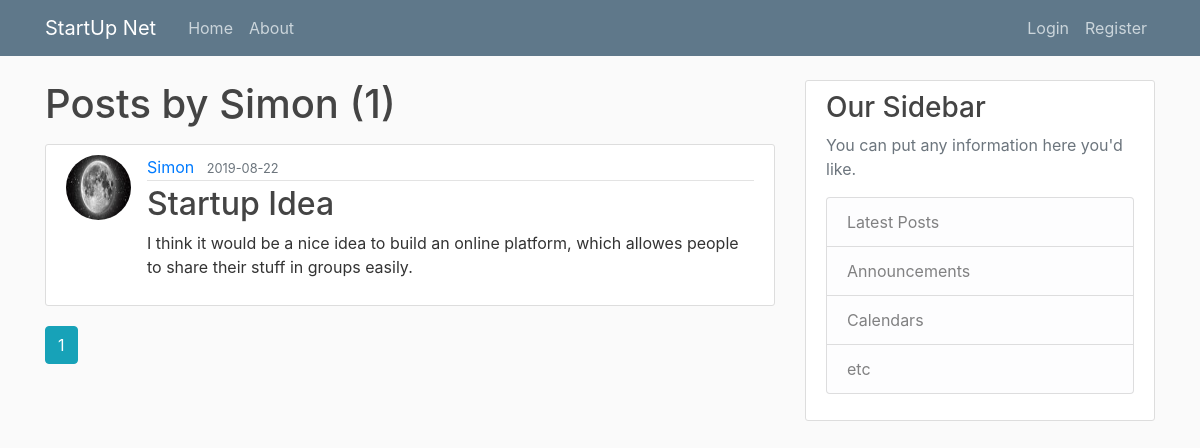
/user/Simon, run on the app's committed database.
### startupnet/models.py (models this page shows, shortened)
class User(db.Model, UserMixin):
	id = db.Column(db.Integer, primary_key=True)
	username = db.Column(db.String(20), unique=True, nullable=False)
	email = db.Column(db.String(120), unique=True, nullable=False)
	image_file = db.Column(db.String(20), nullable=False, default='default.jpg')
	password = db.Column(db.String(60), nullable=False)
	posts = db.relationship("Post", backref='author', lazy=True)

class Founder(User):
	about = db.Column(db.String(500))
	skills = db.Column(db.String(500))

class Post(db.Model):
	id = db.Column(db.Integer, primary_key=True)
	title = db.Column(db.String(100), nullable=False)
	date_posted = db.Column(db.DateTime, nullable=False, default=datetime.utcnow)
	content = db.Column(db.Text, nullable=False)
	user_id = db.Column(db.Integer, db.ForeignKey("user.id"), nullable =False)

### startupnet/routes.py (the view)
@app.route("/user/<string:username>")
def user_posts(username):
	page = request.args.get("page", 1, type=int)
	user = User.query.filter_by(username=username).first_or_404()
	posts = Post.query.filter_by(author=user).order_by(Post.date_posted.desc()).paginate(page=page, per_page=10)
	return render_template("user_posts.html", user=user, posts=posts)

### startupnet/templates/user_posts.html
{% extends "layout.html" %}
{% block content %}
<h1 class="mb-3">Posts by {{ user.username }} ({{ posts.total }})</h1>
    {% for post in posts.items %}
        <article class="media content-section">
          <img class="rounded-circle article-img" src="{{ url_for('static', filename='profile_pics/' + post.author.image_file) }}">
          <div class="media-body">
            <div class="article-metadata">
              <a class="mr-2" href="{{ url_for('user_posts', username=post.author.username) }}">{{ post.author.username }}</a>
              <small class="text-muted">{{ post.date_posted.strftime('%Y-%m-%d') }}</small>
            </div>
            <h2><a class="article-title" href="{{ url_for('post', post_id=post.id) }}">{{ post.title }}</a></h2>
            <p class="article-content">{{ post.content }}</p>
          </div>
        </article>
    {% endfor %}
    {% for page_num in posts.iter_pages(left_edge=1, right_edge=1, left_current=1, right_current=2) %}
    	{% if page_num %}
    		{% if posts.page == page_num %}
    			<a class="btn btn-info mb-4" href="{{ url_for('user_posts', username=user.username, page=page_num) }}">{{ page_num }}</a>
    		{% else %}
    			<a class="btn btn-outline-info mb-4" href="{{ url_for('user_posts', username=user.username, page=page_num) }}">{{ page_num }}</a>
    		{% endif %}
    	{% else %}
    		...
    	{% endif %}
    {% endfor %}
{% endblock content %}

### startupnet/static/main.css (style rules this page uses)
body { background: #fafafa; color: #333333; margin-top: 5rem; }
h1, h2, h3, h4, h5, h6 { color: #444444; }
.content-section { background: #ffffff; padding: 10px 20px; border: 1px solid #dddddd; border-radius: 3px; margin-bottom: 20px; }
.article-title { color: #444444; }
.article-content { white-space: pre-line; }
.article-img { height: 65px; width: 65px; margin-right: 16px; }
.article-metadata { padding-bottom: 1px; margin-bottom: 4px; border-bottom: 1px solid #e3e3e3 }

### data on the page
Founder: username "Simon"
Post: image_file (picture), author.username "Simon", date_posted "2019-08-22", title "Startup Idea", content "I think it would be a nice idea to build an online platform, which allowes people to share their stuff in groups easily."

### other printed values
{{ posts.total }} "1"
{{ page_num }} "1"
